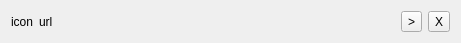
<?xml version="1.0" encoding="UTF-8"?>
<ui version="4.0">
 <class>XPlayListItem</class>
 <widget class="QWidget" name="XPlayListItem">
  <property name="geometry">
   <rect>
    <x>0</x>
    <y>0</y>
    <width>461</width>
    <height>40</height>
   </rect>
  </property>
  <property name="windowTitle">
   <string>XPlayListItem</string>
  </property>
  <layout class="QHBoxLayout" name="horizontalLayout">
   <item>
    <widget class="QLabel" name="label">
     <property name="sizePolicy">
      <sizepolicy hsizetype="Fixed" vsizetype="Preferred">
       <horstretch>0</horstretch>
       <verstretch>0</verstretch>
      </sizepolicy>
     </property>
     <property name="text">
      <string>icon</string>
     </property>
    </widget>
   </item>
   <item>
    <widget class="QLabel" name="label_2">
     <property name="text">
      <string>url</string>
     </property>
    </widget>
   </item>
   <item>
    <widget class="QToolButton" name="toolButton">
     <property name="text">
      <string>&gt;</string>
     </property>
    </widget>
   </item>
   <item>
    <widget class="QToolButton" name="toolButton_2">
     <property name="text">
      <string>X</string>
     </property>
    </widget>
   </item>
  </layout>
 </widget>
 <layoutdefault spacing="6" margin="11"/>
 <resources/>
 <connections/>
</ui>
